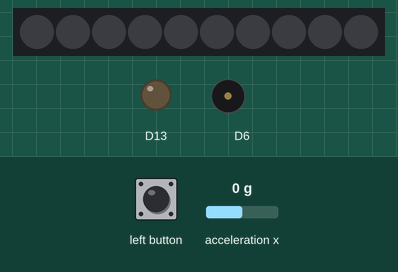
A sketch run on a simulated Adafruit Circuit Playground Express. On the bench: 10 RGB LEDs in strip order, left to right, output pins drawn as LEDs (lit = HIGH), buzzer (waves = sounding). The test bench sets the inputs (shaded band); at power-on: acceleration x 0 g. Random numbers use the default seed unless the sketch sets one; what the sketch prints to the serial monitor is not drawn.

Above: at 1.2 s.
1.3 s: left button pressed for 0.15 s
At 1.7 s:
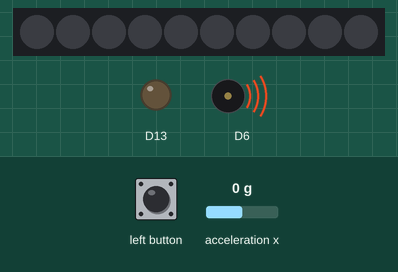
4.4 s: acceleration x set to 0.8 g
Timing chart, 0 to 11.9 s (numbered marks = the images above; inputs shaded):
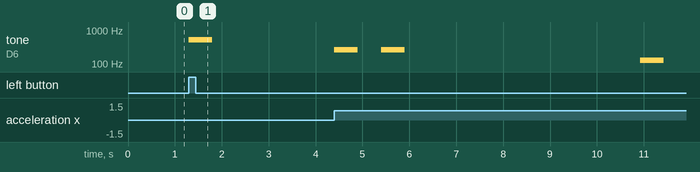

Measured:
- after the input at 1.3 s, tone on D6: silent → 523 Hz at once, → silent 0.50 s later

The sketch:

sketch_may28b.ino
```cpp
#include <Adafruit_CircuitPlayground.h>

// Game variables
int score = 0;
int lives = 3;
float responseTime = 5000;  // initial response time in milliseconds
unsigned long startTime;
bool gameActive = false;

// Sounds
const int correctTone = 262;
const int incorrectTone = 131;
const int gameOverTone = 65;


void setup() {
  // Initialize the CircuitPlayground library
  CircuitPlayground.begin();
  Serial.begin(9600);

  // Set up button inputs and initial state
  pinMode(CPLAY_LEFTBUTTON, INPUT);
  pinMode(CPLAY_RIGHTBUTTON, INPUT);
  gameActive = false;
}

void loop() {


  Serial.println(score,lives);
  if (!gameActive && digitalRead(CPLAY_LEFTBUTTON) == HIGH) {
    startGame();
  }

  if (gameActive) {
    mainGameLoop();
  }
}

void startGame() {
  score = 0;
  lives = 3;
  responseTime = 5000;
  CircuitPlayground.clearPixels();
  CircuitPlayground.playTone(523, 500);
  gameActive = true;
  mainGameLoop();
}

void mainGameLoop() {
  while (lives > 0) {
    String color = randomColor();
    displayLED(color);
    startTime = millis();

    while (millis() - startTime < responseTime) {
      if (color == "red" && digitalRead(CPLAY_RIGHTBUTTON) == HIGH) {
        correctResponse();
        break;
      } else if (color == "blue" && CircuitPlayground.motionX() > 1.5) {
        correctResponse();
        break;
      } else if (color == "green" && CircuitPlayground.leftButton()) {
        correctResponse();
        break;
      }
    }

    if (millis() - startTime >= responseTime) {
      incorrectResponse();
    }

    delay(500);  // Brief delay before next round
  }

  gameOver();
}

void displayLED(String color) {
  if (color == "red") {
    for(int i=0; i<10; i++){
    CircuitPlayground.setPixelColor(i, 255, 0, 0);
    }
  } else if (color == "blue") {
    for(int i=0; i<10; i++){
    CircuitPlayground.setPixelColor(i, 0, 0, 255);}
  } else if (color == "green") {
    for(int i=0; i<10; i++){
    CircuitPlayground.setPixelColor(i, 0, 255, 0);}
  }
  CircuitPlayground.clearPixels();
}

String randomColor() {
  int randIndex = random(0, 3);
  if (randIndex == 0) {
    return "red";
  } else if (randIndex == 1) {
    return "blue";
  } else {
    return "green";
  }
}

void correctResponse() {
  score++;
  responseTime *= 0.95;  // Decrease response time to increase difficulty
  CircuitPlayground.playTone(correctTone, 500);
}

void incorrectResponse() {
  lives--;
  CircuitPlayground.playTone(incorrectTone, 500);
}

void gameOver() {
  CircuitPlayground.clearPixels();
  CircuitPlayground.setPixelColor(0, 255, 0, 0);  // Red color for game over
  CircuitPlayground.clearPixels();
  CircuitPlayground.playTone(gameOverTone, 1000);
  Serial.print("Game Over! Your score: ");
  Serial.println(score);
  gameActive = false;
}
```
